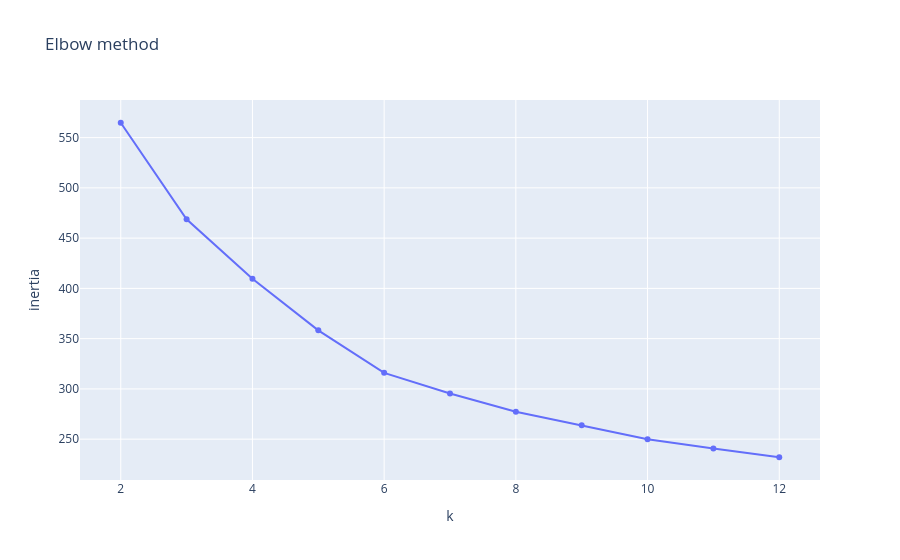
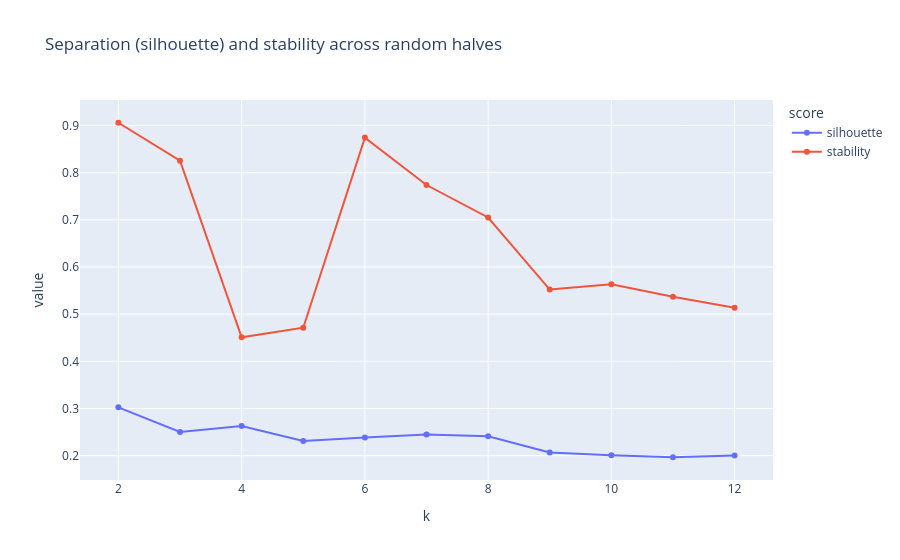

Here is the notebook cell these charts were saved with, in order:
### Markdown cell above
## Step 3 — Choose the number of clusters

**What was done:** k-means was run for every number of clusters in `K_OPTIONS`, and three scores were compared to pick `N_CLUSTERS`.

**How:**

- **Inertia** (elbow method): the total squared distance from each song to its cluster's center. It always drops as k grows; the point where the drop levels off (the "elbow") is a good trade-off.
- **Silhouette**: for each song, how much closer it is to its own cluster than to the nearest other cluster, averaged over all songs. It runs from −1 to 1, and higher means better-separated clusters.
- **Stability** (the test for generalization): split the songs randomly into two halves, fit k-means on each half separately, then label *every* song with both models and measure how much the two labelings agree. Agreement is measured with the **adjusted Rand index**: 1 means identical groupings, 0 means no better than chance, and the cluster numbers themselves don't matter. This is repeated `STABILITY_REPEATS` times and averaged.

A k that gives **high stability** produces the same clusters whichever songs it learns from, which is the best evidence available that the clusters describe general sound patterns and would hold up on a new dataset. Values of k larger than the songs available in half the data are skipped, so small datasets don't crash.

### Code cell
def split_half_agreement(X, k):
    # Fit k-means on two random halves, label every song with both, and average their agreement (adjusted Rand index)
    rng = np.random.default_rng(RANDOM_STATE)
    agreements = []
    for repeat in range(STABILITY_REPEATS):
        shuffled = rng.permutation(len(X))
        half_a, half_b = shuffled[: len(X) // 2], shuffled[len(X) // 2:]
        model_a = KMeans(n_clusters=k, n_init=10, random_state=repeat).fit(X.iloc[half_a])
        model_b = KMeans(n_clusters=k, n_init=10, random_state=repeat).fit(X.iloc[half_b])
        agreements.append(adjusted_rand_score(model_a.predict(X), model_b.predict(X)))
    return np.mean(agreements)


scores = []
for k in K_OPTIONS:
    if k >= len(X) // 2:  # not enough songs in each half for this many clusters
        break
    model = KMeans(n_clusters=k, n_init=10, random_state=RANDOM_STATE).fit(X)
    scores.append({"k": k,
                   "inertia": model.inertia_,
                   "silhouette": silhouette_score(X, model.labels_),
                   "stability": split_half_agreement(X, k)})
scores = pd.DataFrame(scores)

px.line(scores, x="k", y="inertia", markers=True, title="Elbow method").show()
px.line(scores.melt(id_vars="k", value_vars=["silhouette", "stability"], var_name="score"),
        x="k", y="value", color="score", markers=True,
        title="Separation (silhouette) and stability across random halves").show()
scores.round(3)

### Figure 1 — Plotly figure (JSON) as saved in the notebook; plotly's stock layout.template omitted (floating-point values rounded to 4 significant figures)
{"data": [{"hovertemplate": "k=%{x}<br>inertia=%{y}<extra></extra>", "legendgroup": "", "line": {"color": "#636efa", "dash": "solid"}, "marker": {"symbol": "circle"}, "mode": "lines+markers", "name": "", "orientation": "v", "showlegend": false, "type": "scatter", "x": [2, 3, 4, 5, 6, 7, 8, 9, 10, 11, 12], "xaxis": "x", "y": [564.8, 468.8, 409.6, 358.3, 316.0, 295.5, 277.2, 263.7, 250.0, 240.7, 232.0], "yaxis": "y"}], "layout": {"legend": {"tracegroupgap": 0}, "title": {"text": "Elbow method"}, "xaxis": {"anchor": "y", "domain": [0, 1], "title": {"text": "k"}}, "yaxis": {"anchor": "x", "domain": [0, 1], "title": {"text": "inertia"}}}}

### Figure 2 — Plotly figure (JSON) as saved in the notebook; plotly's stock layout.template omitted (floating-point values rounded to 4 significant figures)
{"data": [{"hovertemplate": "score=silhouette<br>k=%{x}<br>value=%{y}<extra></extra>", "legendgroup": "silhouette", "line": {"color": "#636efa", "dash": "solid"}, "marker": {"symbol": "circle"}, "mode": "lines+markers", "name": "silhouette", "orientation": "v", "showlegend": true, "type": "scatter", "x": [2, 3, 4, 5, 6, 7, 8, 9, 10, 11, 12], "xaxis": "x", "y": [0.3024, 0.25, 0.2628, 0.2309, 0.2384, 0.2446, 0.2411, 0.2067, 0.201, 0.1965, 0.2001], "yaxis": "y"}, {"hovertemplate": "score=stability<br>k=%{x}<br>value=%{y}<extra></extra>", "legendgroup": "stability", "line": {"color": "#EF553B", "dash": "solid"}, "marker": {"symbol": "circle"}, "mode": "lines+markers", "name": "stability", "orientation": "v", "showlegend": true, "type": "scatter", "x": [2, 3, 4, 5, 6, 7, 8, 9, 10, 11, 12], "xaxis": "x", "y": [0.9059, 0.8256, 0.4509, 0.4713, 0.8745, 0.7739, 0.705, 0.5521, 0.5632, 0.5369, 0.5137], "yaxis": "y"}], "layout": {"legend": {"title": {"text": "score"}, "tracegroupgap": 0}, "title": {"text": "Separation (silhouette) and stability across random halves"}, "xaxis": {"anchor": "y", "domain": [0, 1], "title": {"text": "k"}}, "yaxis": {"anchor": "x", "domain": [0, 1], "title": {"text": "value"}}}}
